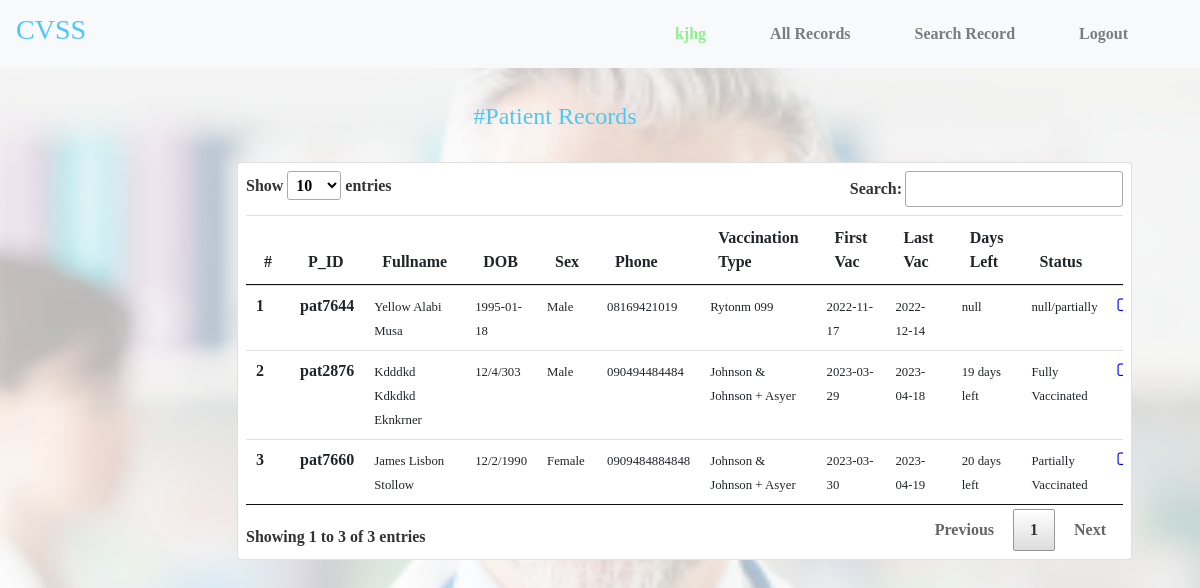
The app's page /cvaccinate/allrecords (signed in) with its own data.
### tables this page shows
CREATE TABLE `healthworker` (
  `id` int(11) NOT NULL,
  `fullname` varchar(500) NOT NULL,
  `email` varchar(300) NOT NULL,
  `image` varchar(300) DEFAULT NULL,
  `password` varchar(300) NOT NULL,
  `date` timestamp NOT NULL DEFAULT current_timestamp() ON UPDATE current_timestamp()
);

CREATE TABLE `patient` (
  `id` int(11) NOT NULL,
  `patient_id` varchar(20) NOT NULL,
  `firstname` varchar(200) NOT NULL,
  `lastname` varchar(200) NOT NULL,
  `othername` varchar(200) NOT NULL,
  `dob` varchar(20) NOT NULL,
  `gender` varchar(20) NOT NULL,
  `address` varchar(500) NOT NULL,
  `phone` varchar(40) NOT NULL,
  `next_of_kin` varchar(120) NOT NULL,
  `nok_address` varchar(800) NOT NULL,
  `nok_phone` varchar(40) NOT NULL,
  `nok_relation` varchar(60) NOT NULL,
  `type_of_vaccine` varchar(30) NOT NULL,
  `vaccine_start` varchar(20) NOT NULL,
  `vaccine_end` varchar(20) DEFAULT NULL,
  `vaccine_ref` varchar(250) DEFAULT NULL,
  `status` varchar(20) NOT NULL,
  `created_at` varchar(20) NOT NULL,
  `updated_at` timestamp NOT NULL DEFAULT current_timestamp() ON UPDATE current_timestamp()
);

### cvaccinate/functions/model.php (called while the page is built, shortened)
<?php
	function fetch_all_data_raw($table){
		require 'db.php';
		$stmt = $mysqli->prepare("SELECT * FROM ".$table."");
		$stmt->execute();
		$result = $stmt->get_result();
		return $result;
	}
	function fullname_f($email){
		require 'db.php';
		$stmt = $mysqli->prepare("SELECT * FROM healthworker WHERE email = '$email'");
		$stmt->execute();
		$res = $stmt->get_result();
		$re = $res->fetch_assoc();
		return $re['fullname'];
	}
	?>

### cvaccinate/allrecords.php (the view, shortened to what this page needs)
<?php
include_once('functions/model.php');
?>
<!DOCTYPE html>
<html>
<head>
	<link rel="stylesheet" type="text/css" href="css/bootstrap.min.css">
	<link rel="stylesheet" type="text/css" href="css/datatables.css">
</head>
<body>
 <?php require_once "inc/header.php" ?>
 <section>
 	<div class="container row">
 		<div class="col-12 col-md-12 text-center p-4">
 			<h4 class="textBlue">#Patient Records</h4>
 		</div>
	 <div class="col-10 col-md-10" style="margin: 0% 20%;" >
	 	<div class="card p-2">
  		<table class="table table-responsive" id="example">
  			<thead>
  				<tr>
					<th>#</th>
					<th>P_ID</th>
  					<th>Fullname</th>
  					<th>DOB</th>
  					<th>Sex</th>
  					<th>Phone</th>
  					<th>Vaccination Type</th>
  					<th>First Vac</th>
					<th>Last Vac</th>
					<th>Days Left</th>
					<th>Status</th>
  					<th>Action</th>
  				</tr>
  			</thead>
  			<tbody>
  					<?php
  					$num = 1;
					$table = 'patient';
  					$ft = fetch_all_data_raw($table);
  					 if ($ft->num_rows > 0) {
                         while ($f = $ft->fetch_assoc()) {
  						$firstname = $f['firstname'];
						$lastname = $f['lastname'];
						$othername = $f['othername'];
						$dob = $f['dob'];
						$gender = $f['gender'];
						$phone = $f['phone'];
						$vst = $f['vaccine_start'];
						$vend = $f['vaccine_end'];
						$type_of_vaccine = $f['type_of_vaccine'];
						$status = $f['status'];
						$patient_id = $f['patient_id'];
						?>
						<tr>
						<td><?php echo $num++; ?></td>
						<td><?php echo $patient_id; ?></td>
						<td><small><?php echo ucwords($lastname).' '.ucfirst($firstname).' '.ucfirst($othername);?></small></td>
						<td><small><?php echo $dob; ?></small></td>
						<td><small><?php echo $gender; ?></small></td>
						<td><small><?php echo $phone; ?></small></td>
						<td><small><?php echo $type_of_vaccine; ?></small></td>
						<td><small><?php echo $vst; ?></small></td>
						<td><small><?php echo $vend; ?></small></td>
						<td><small><?php
						$today = strtotime("now");
						$due_date = strtotime($f['vaccine_end']);
						if($due_date > $today){
										$hours = $due_date - $today;
										$hours = $hours / 3600;
										$time_left = $hours/24;
											if($time_left < 1){
												$time_left = 'Less than 1 day';
											}
											else if($time_left < 2){
												$time_left = '1 day left';
											}
											else{
												$time_left = round($time_left).' days left';
											}
                                            }
                                            else{
                                                $time_left = 'null';
                                            }
											echo $time_left;
						?></small></td>
						<td><small><?php echo $status; ?></small></td>
						<td><a href="edit?patient_id=<?php echo $patient_id; ?>"><i class="fa fa-edit" style="color: blue;" title="edit"></i></a> </td>
					</tr>
						<?php
  					}
					 }else{
						 echo '<tr><td>No records yet</td></tr>';
					 }
  					?>
  			</tbody>
  		</table>
  	</div>
	  </div>
 	</div>
 </section>
</body>
</html>

### cvaccinate/inc/header.php (shortened to what this page needs)
<?php
include_once('functions/model.php');
?>
<header>
	<link rel="stylesheet" href="font-awesome/css/font-awesome.css">
	<nav class="navbar navbar-expand-lg navbar-light bg-light">
	  <a class="navbar-brand" href="#"><b><h3 style="color: rgb(77,200,244);">CVSS</h3></b></a>
	  <div class="collapse navbar-collapse" id="navbarText">
	    <ul class="navbar-nav ml-auto">
		<li>
		<li class="nav-item  mr-5">
	        <a class="nav-link" href="#" style="color: lightgreen;"><?php $email = $_SESSION['email'];
			echo fullname_f($email); ?>
			<span class="sr-only">(current)</span></a>
	      </li>
	      <li class="nav-item  mr-5">
	        <a class="nav-link" href="allrecords">All Records</a>
	      </li>
	      <li class="nav-item mr-5">
	        <a class="nav-link" href="records">Search Record</a>
	      </li>
	      <li class="nav-item mr-5">
	        <a class="nav-link" href="logout">Logout</a>
	      </li>
	    </ul>
	  </div>
	</nav>
 </header>

### cvaccinate/css/datatables.css (style rules this page uses)
table.dataTable { width: 100%; margin: 0 auto; clear: both; border-collapse: separate; border-spacing: 0; }
table.dataTable thead th, table.dataTable tfoot th { font-weight: bold; }
table.dataTable thead th, table.dataTable thead td { padding: 10px 18px; border-bottom: 1px solid #111; }
table.dataTable thead .sorting, table.dataTable thead .sorting_asc, table.dataTable thead .sorting_desc, table.dataTable thead .sorting_asc_disabled, table.dataTable thead .sorting_desc_disabled { cursor: pointer; *cursor: hand; background-repeat: no-repeat; background-position: center right; }
table.dataTable thead .sorting { background-image: url("../images/sort_both.png"); }
table.dataTable thead .sorting_asc { background-image: url("../images/sort_asc.png") !important; }
table.dataTable tbody tr { background-color: #ffffff; }
table.dataTable tbody th, table.dataTable tbody td { padding: 8px 10px; }
table.dataTable.no-footer { border-bottom: 1px solid #111; }
table.dataTable, table.dataTable th, table.dataTable td { box-sizing: content-box; }

### cvaccinate/allrecords.php (style rules this page uses)
body { background: url('img/docfade.png'); background-size: cover; background-repeat: no-repeat; }
* { font-family: Montserrat; font-weight: bolder; }
.textBlue { color: rgb(77,200,244); }

### records on screen
healthworker: fullname "kjhg"
patient: patient "pat7644", lastname "Yellow", firstname "Alabi", othername "Musa", dob "1995-01-18", gender "Male", phone "08169421019", type_of_vaccine "Rytonm 099", vaccine_start "2022-11-17", vaccine_end "2022-12-14", vaccine_end "null", status "null/partially"
patient: patient "pat2876", lastname "Kdddkd", firstname "Kdkdkd", othername "Eknkrner", dob "12/4/303", gender "Male", phone "090494484484", type_of_vaccine "Johnson & Johnson + Asyer", vaccine_start "2023-03-29", vaccine_end "2023-04-18", time_left "19 days left", status "Fully Vaccinated"
patient: patient "pat7660", lastname "James", firstname "Lisbon", othername "Stollow", dob "12/2/1990", gender "Female", phone "0909484884848", type_of_vaccine "Johnson & Johnson + Asyer", vaccine_start "2023-03-30", vaccine_end "2023-04-19", time_left "20 days left", status "Partially Vaccinated"
